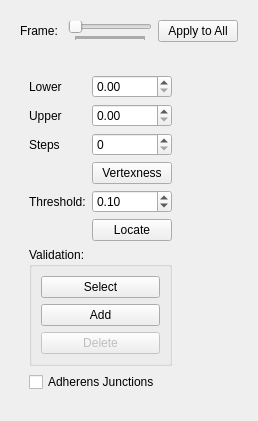
      <widget class="QWidget" name="vertexLocationTab">
       <attribute name="title">
        <string>Vertex Location</string>
       </attribute>
       <layout class="QVBoxLayout" name="verticalLayout_8">
        <item>
         <widget class="QWidget" name="topSliderVertexLocationWidget" native="true">
          <layout class="QHBoxLayout" name="horizontalLayout_9">
           <item>
            <widget class="QLabel" name="label_7">
             <property name="text">
              <string>Frame: </string>
             </property>
            </widget>
           </item>
           <item>
            <widget class="QSlider" name="vertexLocationSlider">
             <property name="orientation">
              <enum>Qt::Horizontal</enum>
             </property>
             <property name="tickPosition">
              <enum>QSlider::TicksBelow</enum>
             </property>
             <property name="tickInterval">
              <number>1</number>
             </property>
            </widget>
           </item>
           <item>
            <widget class="QPushButton" name="computeAllVertexLocationButton">
             <property name="text">
              <string>Apply to All</string>
             </property>
            </widget>
           </item>
          </layout>
         </widget>
        </item>
        <item>
         <widget class="QWidget" name="centralVertexLocationWidget" native="true">
          <layout class="QHBoxLayout" name="horizontalLayout_10">
           <item>
            <widget class="QWidget" name="vertexLocationToolsGroupBox" native="true">
             <layout class="QFormLayout" name="formLayout_7">
              <property name="fieldGrowthPolicy">
               <enum>QFormLayout::AllNonFixedFieldsGrow</enum>
              </property>
              <item row="5" column="0">
               <widget class="QLabel" name="vertexThresholdLabel">
                <property name="sizePolicy">
                 <sizepolicy hsizetype="Minimum" vsizetype="Preferred">
                  <horstretch>0</horstretch>
                  <verstretch>0</verstretch>
                 </sizepolicy>
                </property>
                <property name="text">
                 <string>Threshold:</string>
                </property>
               </widget>
              </item>
              <item row="5" column="1">
               <widget class="QDoubleSpinBox" name="vertexThresholdSpinBox">
                <property name="maximum">
                 <double>1.000000000000000</double>
                </property>
                <property name="singleStep">
                 <double>0.010000000000000</double>
                </property>
                <property name="value">
                 <double>0.100000000000000</double>
                </property>
               </widget>
              </item>
              <item row="8" column="0" colspan="2">
               <widget class="QCheckBox" name="showAdhrensJunctionsAtVertexLocationsCBox">
                <property name="text">
                 <string>Adherens Junctions</string>
                </property>
               </widget>
              </item>
              <item row="2" column="1">
               <widget class="QDoubleSpinBox" name="upperVertexnessScaleSpinBox"/>
              </item>
              <item row="0" column="0">
               <widget class="QLabel" name="label_2">
                <property name="text">
                 <string>Lower</string>
                </property>
               </widget>
              </item>
              <item row="3" column="1">
               <widget class="QSpinBox" name="stepsVertexnessSpinBox"/>
              </item>
              <item row="3" column="0">
               <widget class="QLabel" name="label_12">
                <property name="text">
                 <string>Steps</string>
                </property>
               </widget>
              </item>
              <item row="0" column="1">
               <widget class="QDoubleSpinBox" name="lowerVertexnessScaleSpinBox"/>
              </item>
              <item row="2" column="0">
               <widget class="QLabel" name="label_3">
                <property name="text">
                 <string>Upper</string>
                </property>
               </widget>
              </item>
              <item row="4" column="1">
               <widget class="QPushButton" name="vertexnessButton">
                <property name="text">
                 <string>Vertexness</string>
                </property>
               </widget>
              </item>
              <item row="6" column="1">
               <widget class="QPushButton" name="vertexLocationButton">
                <property name="text">
                 <string>Locate</string>
                </property>
               </widget>
              </item>
              <item row="7" column="0" colspan="2">
               <widget class="QGroupBox" name="vertexValidationGroupBox">
                <property name="sizePolicy">
                 <sizepolicy hsizetype="Minimum" vsizetype="Preferred">
                  <horstretch>0</horstretch>
                  <verstretch>0</verstretch>
                 </sizepolicy>
                </property>
                <property name="title">
                 <string>Validation:</string>
                </property>
                <layout class="QFormLayout" name="formLayout_8">
                 <item row="0" column="0" colspan="2">
                  <widget class="QPushButton" name="selectVertexButton">
                   <property name="text">
                    <string>Select</string>
                   </property>
                  </widget>
                 </item>
                 <item row="1" column="0" colspan="2">
                  <widget class="QPushButton" name="addVertexButton">
                   <property name="text">
                    <string>Add</string>
                   </property>
                  </widget>
                 </item>
                 <item row="2" column="0" colspan="2">
                  <widget class="QPushButton" name="deleteVertexButton">
                   <property name="enabled">
                    <bool>false</bool>
                   </property>
                   <property name="text">
                    <string>Delete</string>
                   </property>
                  </widget>
                 </item>
                </layout>
               </widget>
              </item>
             </layout>
            </widget>
           </item>
           <item>
            <widget class="QWidget" name="vertexLocationViewContainerWidget" native="true">
             <layout class="QVBoxLayout" name="verticalLayout_9">
              <item>
               <widget class="QVTKWidget" name="vertexLocationQVTKView" native="true">
                <property name="sizePolicy">
                 <sizepolicy hsizetype="Expanding" vsizetype="Expanding">
                  <horstretch>0</horstretch>
                  <verstretch>0</verstretch>
                 </sizepolicy>
                </property>
               </widget>
              </item>
             </layout>
            </widget>
           </item>
          </layout>
         </widget>
        </item>
       </layout>
      </widget>
